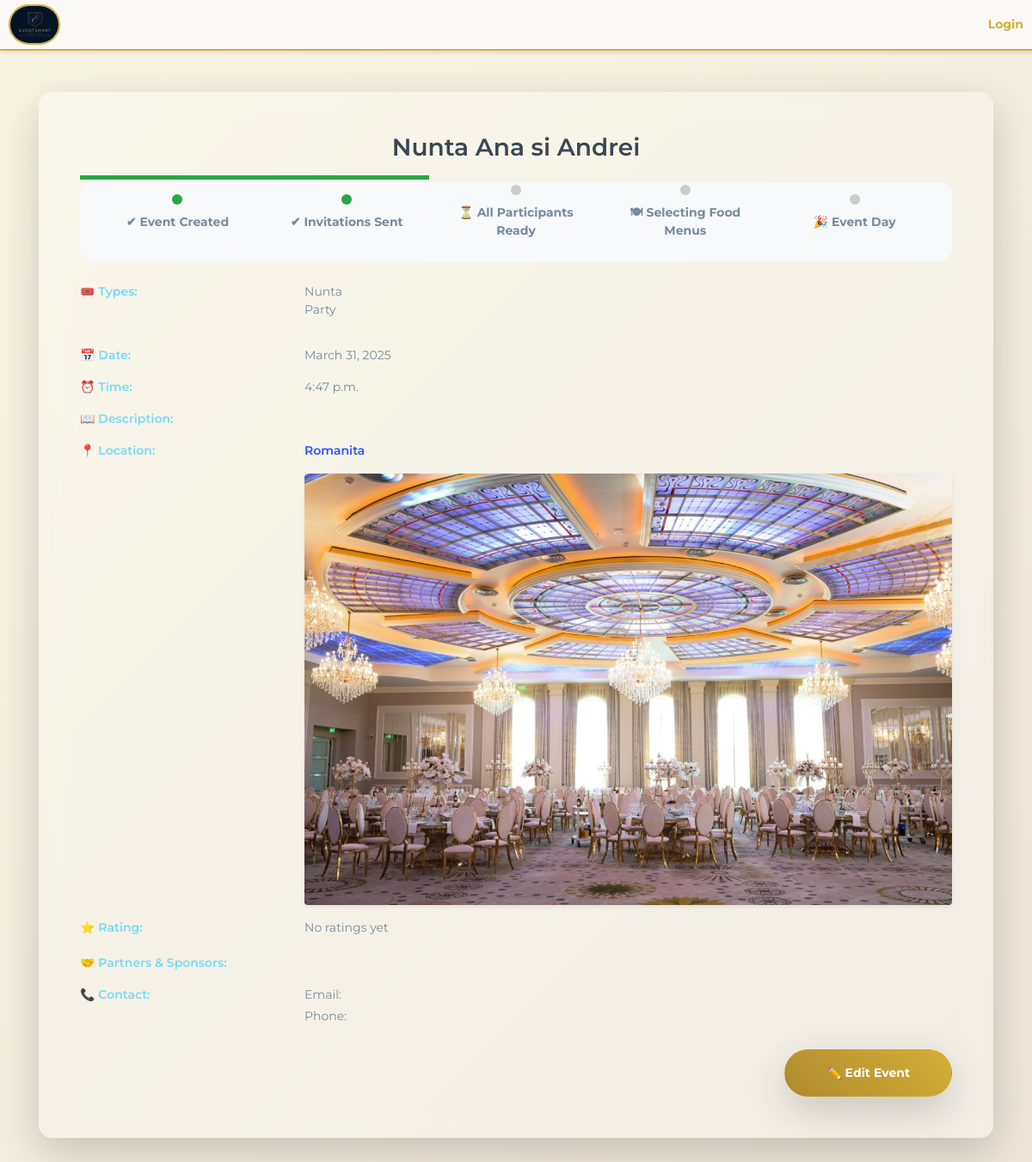
The app's page /event/2/details/, older data.
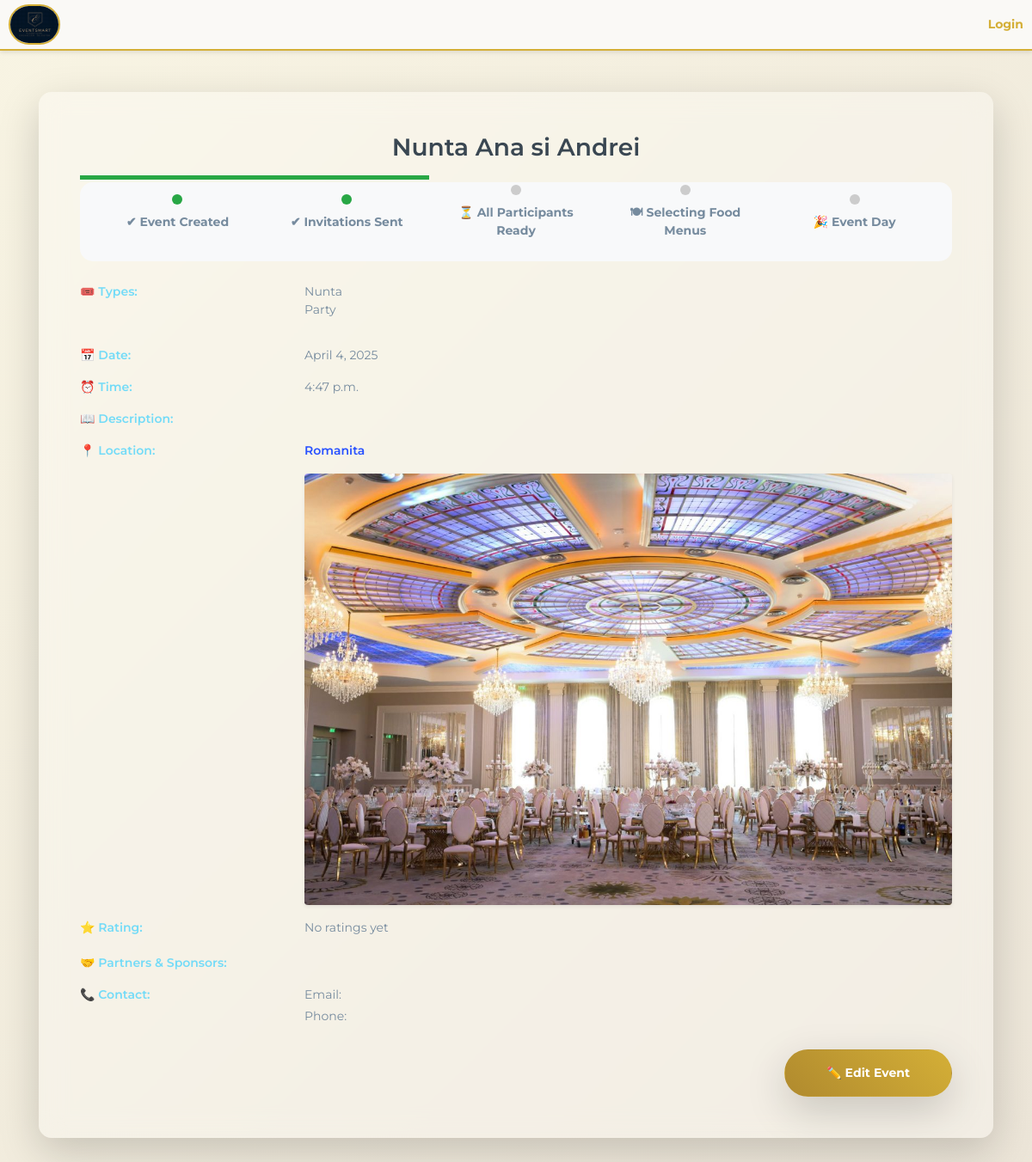
The same page, newer data.
### base/models.py (models this page shows, shortened)
class Event(models.Model):
    location = models.ForeignKey(Location, on_delete=models.SET_NULL, null=True, blank=True)
    event_name = models.CharField(max_length=100)
    event_date = models.DateField()
    event_time = models.TimeField()
    event_description = models.TextField(null=True, blank=True)
    created_at = models.DateTimeField(auto_now_add=True)
    guests = models.ManyToManyField(Guests, related_name='events', blank=True)
    completed = models.BooleanField(default=False)
    types = models.ManyToManyField(Type, blank=True)
    cost = models.DecimalField(max_digits=10, decimal_places=2, default=3000)
    updated_at = models.DateTimeField(auto_now=True)
    is_canceled = models.BooleanField(default=False)
    organized_by = models.ForeignKey(
        User,
        on_delete=models.CASCADE,
        related_name="organized_events",
        blank=True,
        null=True
    )

class Location(models.Model):
    owner = models.ForeignKey(User, on_delete=models.SET_NULL, null=True)
    name = models.CharField(max_length=100)
    description = models.TextField(null=True, blank=True)
    gallery = models.ImageField(upload_to='images/', null=True, blank=True)
    location = models.TextField(max_length=30)
    types = models.ManyToManyField(Type, blank=True)
    seats_numbers = models.IntegerField(null=True, blank=True)
    created_at = models.DateTimeField(auto_now_add=True)
    cost = models.DecimalField(max_digits=12, decimal_places=2,default=3000)
    number = models.CharField(max_length=20, default="+(40) 74 83 64 823")
    def __str__(self):
        return self.name

### base/views.py (the view)
def event_details(request, event_id):
    event = get_object_or_404(Event, id=event_id)
    return render(request, 'base/event_details.html', {'event': event})

### base/context_processors.py (called while the page is built)
def media_url(request):
    return {
        'MEDIA_URL': settings.MEDIA_URL
    }

### base/templates/base/event_details.html (shortened to what this page needs)
{% extends 'main.html' %}
{% block content %}
<div class="container mt-5">
    <div class="card shadow-lg border-0 glass-effect">
        <div class="card-body p-5">
            <h2 class="text-center text-gradient mb-4">{{ event.event_name }}</h2>
            <div class="timeline">
                <div class="timeline-item active">✔ Event Created</div>
                <div class="timeline-item active">✔ Invitations Sent</div>
                <div class="timeline-item">⏳ All Participants Ready</div>
                <div class="timeline-item">🍽 Selecting Food Menus</div>
                <div class="timeline-item">🎉 Event Day</div>
            </div>
            <div class="row mb-3">
                <div class="col-sm-3 fw-bold text-secondary">🎟️ Types:</div>
                <div class="col-sm-9">
                    {% if event.types.all %}
                        <ul>
                            {% for type in event.types.all %}
                                <li>{{ type.name }}</li>
                            {% endfor %}
                        </ul>
                    {% else %}
                        <span class="text-muted">No types specified</span>
                    {% endif %}
                </div>
            </div>
            <div class="row mb-3">
                <div class="col-sm-3 fw-bold text-secondary">📅 Date:</div>
                <div class="col-sm-9">{{ event.event_date }}</div>
            </div>
            <div class="row mb-3">
                <div class="col-sm-3 fw-bold text-secondary">⏰ Time:</div>
                <div class="col-sm-9">{{ event.event_time }}</div>
            </div>
            <div class="row mb-3">
                <div class="col-sm-3 fw-bold text-secondary">📖 Description:</div>
                <div class="col-sm-9">{{ event.event_description }}</div>
            </div>
            <div class="row mb-3">
                <div class="col-sm-3 fw-bold text-secondary">📍 Location:</div>
                <div class="col-sm-9">
                    {% if event.location %}
                        <a href="{% url 'location' event.location.pk %}" class="text-decoration-none fw-bold text-primary">
                            {{ event.location }}
                        </a>
                    {% else %}
                        <span class="text-muted">Not specified</span>
                    {% endif %}
                    {% if event.location.gallery %}
                        <div class="mt-3">
                            <img src="{{ event.location.gallery.url }}" alt="Location Image" class="img-fluid rounded shadow-sm location-image">
                        </div>
                    {% endif %}
                </div>
            </div>
            <div class="row mb-3">
                <div class="col-sm-3 fw-bold text-secondary">⭐ Rating:</div>
                <div class="col-sm-9">
                    {% if event.average_rating %}
                        <p>{{ event.average_rating }} / 5 ({{ event.num_reviews }} reviews)</p>
                    {% else %}
                        <p>No ratings yet</p>
                    {% endif %}
                </div>
            </div>
            <div class="row mb-3">
                <div class="col-sm-3 fw-bold text-secondary">🤝 Partners & Sponsors:</div>
                <div class="col-sm-9">
                </div>
            </div>
            <div class="row mb-3">
                <div class="col-sm-3 fw-bold text-secondary">📞 Contact:</div>
                <div class="col-sm-9">
                    <p>Email: <a href="mailto:{{ event.contact_email }}" class="text-primary">{{ event.contact_email }}</a></p>
                    <p>Phone: <a href="tel:{{ event.contact_phone }}" class="text-primary">{{ event.contact_phone }}</a></p>
                </div>
            </div>
            <div class="d-flex justify-content-center mt-4">
                <a href="{% url 'edit_event' event.id %}" class="btn btn-gradient px-5 py-3 rounded-pill shadow-lg">✏️ Edit Event</a>
            </div>
        </div>
    </div>
</div>
{% endblock %}

Row changes from the older to the newer data that the page shows:
changed Event "Nunta Ana si Andrei": event_date "March 31, 2025" → "April 4, 2025"
